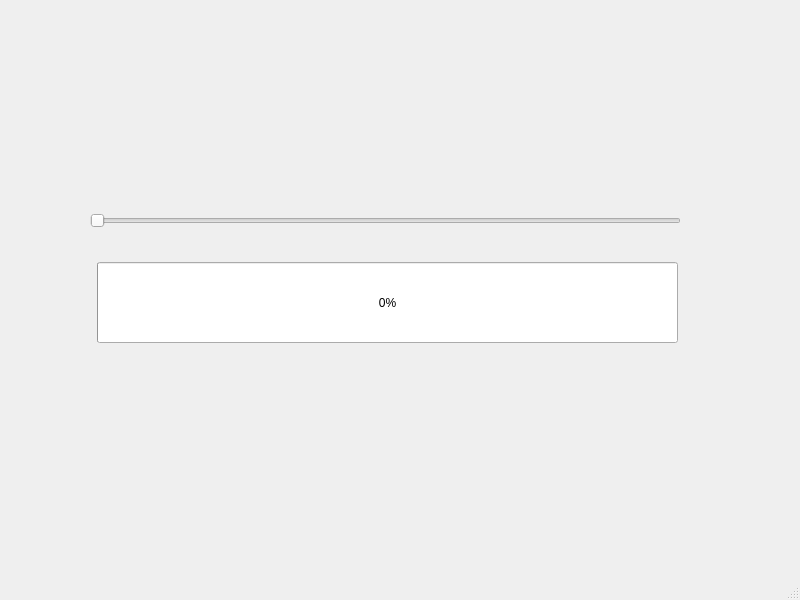
<?xml version="1.0" encoding="UTF-8"?>
<ui version="4.0">
 <class>MainWindow</class>
 <widget class="QMainWindow" name="MainWindow">
  <property name="geometry">
   <rect>
    <x>0</x>
    <y>0</y>
    <width>800</width>
    <height>600</height>
   </rect>
  </property>
  <property name="windowTitle">
   <string>MainWindow</string>
  </property>
  <widget class="QWidget" name="centralwidget">
   <widget class="QSlider" name="horizontalSlider">
    <property name="geometry">
     <rect>
      <x>90</x>
      <y>210</y>
      <width>591</width>
      <height>22</height>
     </rect>
    </property>
    <property name="minimum">
     <number>1</number>
    </property>
    <property name="maximum">
     <number>100</number>
    </property>
    <property name="orientation">
     <enum>Qt::Horizontal</enum>
    </property>
   </widget>
   <widget class="QProgressBar" name="progressBar">
    <property name="geometry">
     <rect>
      <x>97</x>
      <y>262</y>
      <width>581</width>
      <height>81</height>
     </rect>
    </property>
    <property name="minimum">
     <number>1</number>
    </property>
    <property name="value">
     <number>1</number>
    </property>
   </widget>
  </widget>
  <widget class="QStatusBar" name="statusbar"/>
 </widget>
 <resources/>
 <connections/>
</ui>
